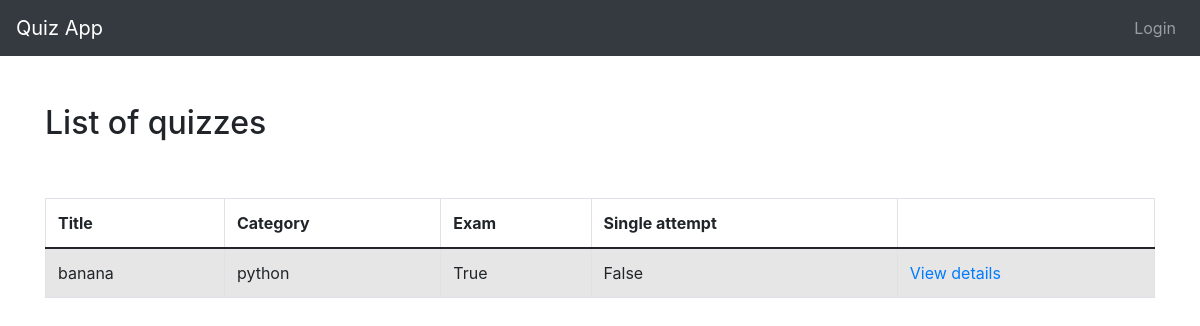
The page /quizzes/ on the database as committed earlier.
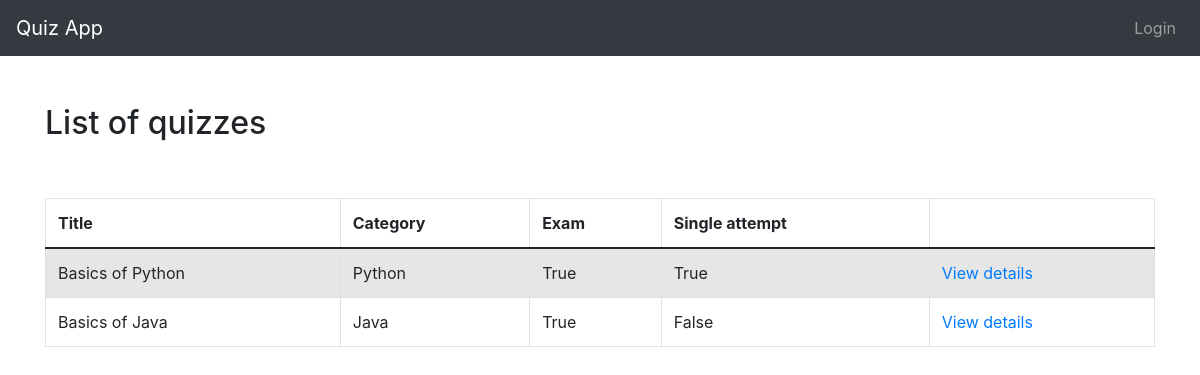
The same page on the database as committed later.
### quiz/models.py (models this page shows, shortened)
class Quiz(models.Model):
    title = models.CharField(
        verbose_name=_("Title"),
        max_length=60, blank=False)
    description = models.TextField(
        verbose_name=_("Description"),
        blank=True, help_text=_("a description of the quiz"))
    url = models.SlugField(
        max_length=60, blank=False,
        help_text=_("a user friendly url"),
        verbose_name=_("user friendly url"))
    category = models.ForeignKey(
        Category, null=True, blank=True,
        verbose_name=_("Category"), on_delete=models.CASCADE)
    random_order = models.BooleanField(
        blank=False, default=False,
        verbose_name=_("Random Order"),
        help_text=_("Display the questions in "
                    "a random order or as they "
                    "are set?"))
    max_questions = models.PositiveIntegerField(
        blank=True, null=True, verbose_name=_("Max Questions"),
        help_text=_("Number of questions to be answered on each attempt."))
    answers_at_end = models.BooleanField(
        blank=False, default=False,
        help_text=_("Correct answer is NOT shown after question."
                    " Answers displayed at the end."),
        verbose_name=_("Answers at end"))
    exam_paper = models.BooleanField(
        blank=False, default=False,
        help_text=_("If yes, the result of each"
                    " attempt by a user will be"
                    " stored. Necessary for marking."),
        verbose_name=_("Exam Paper"))
    single_attempt = models.BooleanField(
        blank=False, default=False,
        help_text=_("If yes, only one attempt by"
                    " a user will be permitted."
                    " Non users cannot sit this exam."),
        verbose_name=_("Single Attempt"))
    pass_mark = models.SmallIntegerField(
        blank=True, default=0,
        verbose_name=_("Pass Mark"),
        help_text=_("Percentage required to pass exam."),
        validators=[MaxValueValidator(100)])
    success_text = models.TextField(
        blank=True, help_text=_("Displayed if user passes."),
        verbose_name=_("Success Text"))
    fail_text = models.TextField(
        verbose_name=_("Fail Text"),
        blank=True, help_text=_("Displayed if user fails."))
    draft = models.BooleanField(
        blank=True, default=False,
        verbose_name=_("Draft"),
        help_text=_("If yes, the quiz is not displayed"
                    " in the quiz list and can only be"
                    " taken by users who can edit"
                    " quizzes."))
    class Meta:
        verbose_name = _("Quiz")
        verbose_name_plural = _("Quizzes")

class Category(models.Model):
    category = models.CharField(
        verbose_name=_("Category"),
        max_length=250, blank=True,
        unique=True, null=True)
    objects = CategoryManager()
    class Meta:
        verbose_name = _("Category")
        verbose_name_plural = _("Categories")
    def __str__(self):
        return self.category

### quiz/views.py (the view)
class QuizListView(ListView):
    model = Quiz
    def get_queryset(self):
        queryset = super(QuizListView, self).get_queryset()
        return queryset.filter(draft=False)

### quiz/templates/quiz/quiz_list.html (shortened to what this page needs)
{% extends 'base.html' %}
{% load i18n %}
{% load quiz_tags %}
{% block content %}<br><br>
<h2>{% trans "List of quizzes" %}</h2>
    {% if quiz_list %}
	<br><br>
		<table class="table table-bordered table-striped">
		  <thead>
			<tr>
			  <th>{% trans "Title" %}</th>
			  <th>{% trans "Category" %}</th>
			  <th>{% trans "Exam" %}</th>
			  <th>{% trans "Single attempt" %}</th>
			  <th></th>
			</tr>
		  </thead>
		  <tbody>
        {% for quiz in quiz_list %}
  			<tr>
			  <td>{{ quiz.title }}</td>
			  <td>{{ quiz.category }}</td>
			  <td>{{ quiz.exam_paper }}</td>
			  <td>{{ quiz.single_attempt }}</td>
			  <td>
				<a href="{% url 'quiz_start_page' slug=quiz.url %}">
				  {% trans "View details" %}
				</a>
			</tr>
        {% endfor %}
		  </tbody>
		</table>
	{% else %}
        <p>{% trans "There are no available quizzes" %}.</p>
    {% endif %}
{% endblock %}

### quiz/templates/base.html (shortened to what this page needs)
{% load i18n %}
<!DOCTYPE html>
<html xmlns:fb="http://www.facebook.com/2008/fbml" xmlns="http://www.w3.org/1999/xhtml" xml:lang="en" lang="en" dir="ltr">
<head>
  <link href="https://cdn.jsdelivr.net/npm/bootstrap@5.0.1/dist/css/bootstrap.min.css" rel="stylesheet">
  <link rel="stylesheet" href="https://stackpath.bootstrapcdn.com/bootstrap/4.1.2/css/bootstrap.min.css"
>
</head>
<body>
  <nav class="navbar navbar-expand-lg navbar-dark bg-dark">
    <a class="navbar-brand" href="{% url 'index' %}">Quiz App</a>
    <div class="collapse navbar-collapse" id="navbarSupportedContent">
      <ul class="navbar-nav ml-auto">
        <li class="nav-item ">
          {% if user.is_authenticated %}
          <a class="nav-link" href="{% url 'logout' %}">logout</a>
          {% else %}
          <a class="nav-link" href="{% url 'login' %}">Login</a>
          {% endif %}
        </li>
      </ul>
    </div>
  </nav>
  <div class="container">
     {% block content %} {% endblock %}
  </div>
</body>
</html>

Rows that differ between the two databases and show on the page:
removed Quiz: title "banana", category "python", exam_paper "True", single_attempt "False"
added Quiz: title "Basics of Python", category "Python", exam_paper "True", single_attempt "True"
added Quiz: title "Basics of Java", category "Java", exam_paper "True", single_attempt "False"
